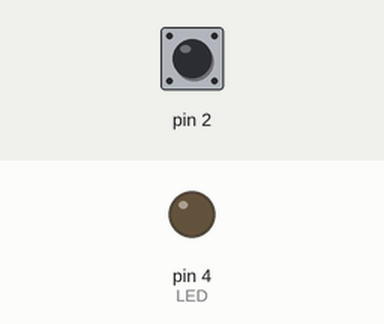
Bench run of a sketch on a simulated Arduino Uno, built with avr-gcc and run on an emulated ATmega328P. On the bench: output pins drawn as LEDs (lit = HIGH). The inputs (shaded band) are chosen by the test bench; at power-on: pin 2 HIGH.

Above: at 5.0 s.
5.1 s: pin 2 pulled LOW for 0.15 s
At 6.3 s:
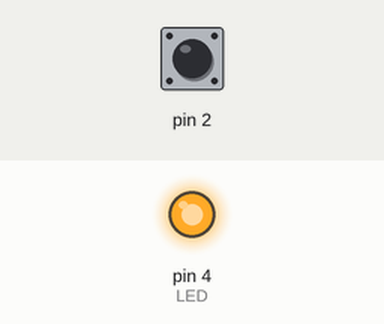
6.7 s: pin 2 pulled LOW for 1 s
At 7.7 s:
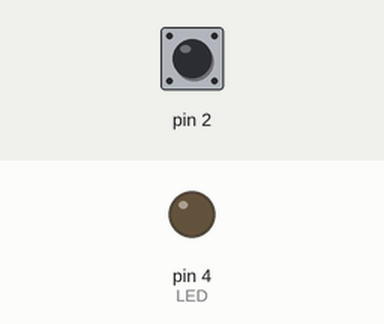
9.2 s: pin 2 pulled LOW for 3.2 s
At 9.6 s:
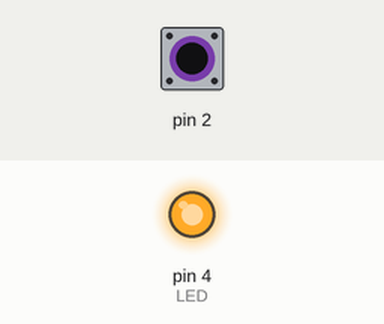
Timing chart, 0 to 12.2 s (numbered marks = the images above; inputs shaded):
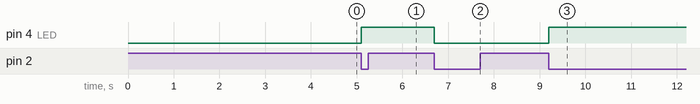

Measured:
- after the input at 5.1 s, pin 4 (LED): LOW → HIGH at once
- after the input at 6.7 s, pin 4 (LED): HIGH → LOW at once
- after the input at 9.2 s, pin 4 (LED): LOW → HIGH at once

The sketch:

External_interrupts.ino
```cpp
#include <avr/io.h>
#include <avr/interrupt.h>
#include <util/delay.h>
#include <stdint.h>

ISR(INT0_vect){
  PORTD ^= (1 << PORTD4); //toggle LED
}

int main(){
    DDRD |= 0x10;  //set direction of PD4 to output for LED  0b00010000
    DDRD &= 0xFB;  //set directon of PD2 to input for button  0b11111101
    PORTD |= (1 << PORTD2); //activate pull-up resistor PORTD2

    EIMSK |= (1 << INT0); //enable INT0

    EICRA = (1 << ISC01) | ~(1 << ISC00); //set fall edge trigger

    sei(); //enable global interrupt

   while(1){
    _delay_ms(500);
    }
}
```
